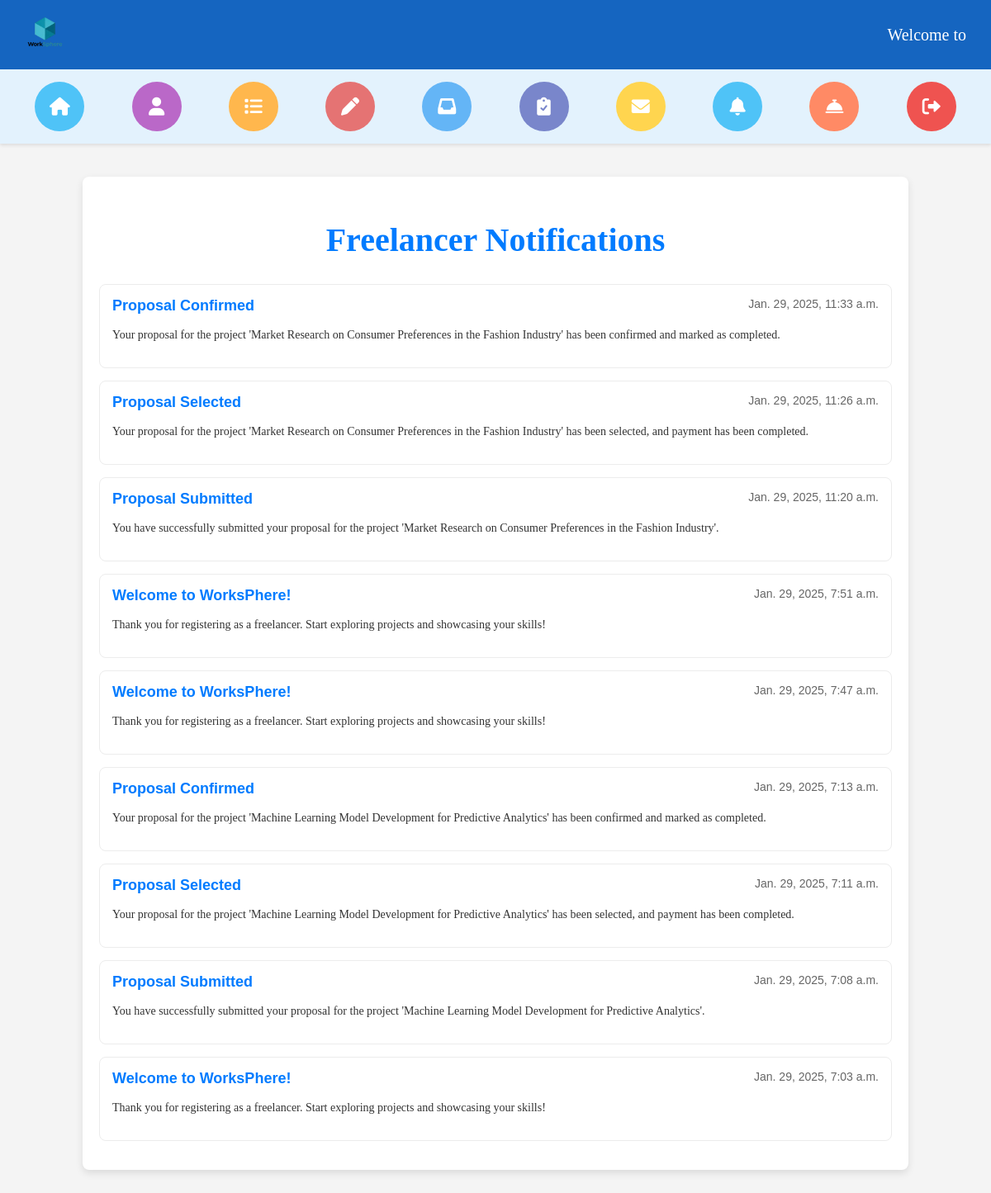
/freelancer/freelancer_notification/ (signed in), run on the app's committed database.
### notification/models.py (models this page shows, shortened)
class Notification(models.Model):
    NOTIFICATION_TYPES = [
        ('admin', 'Admin'),
        ('client', 'Client'),
        ('freelancer', 'Freelancer'),
    ]
    title = models.CharField(max_length=255)
    message = models.TextField()
    notification_type = models.CharField(choices=NOTIFICATION_TYPES, max_length=50)
    username = models.CharField(max_length=50, null=True)
    is_read = models.BooleanField(default=False)
    created_at = models.DateTimeField(auto_now_add=True)

### freelancer/views.py (the view)
# urls.py: path('freelancer_notification/', views.freelancer_notification, name='freelancer_notification'),
def freelancer_notification(request):
    username = request.session.get('logged_user')
    role = request.session.get('role')  # e.g., 'ADMIN', 'CLIENT', 'FREELANCER'
    if role == 'ADMIN':
        notifications = Notification.objects.filter(notification_type='admin').order_by('-created_at')
    elif role == 'CLIENT':
        notifications = Notification.objects.filter(notification_type='client',).order_by('-created_at')
    elif role == 'FREELANCER':
        notifications = Notification.objects.filter(notification_type='freelancer').order_by('-created_at')
    else:
        return redirect('login')
    context = {
        'notifications': notifications,
    }
    return render(request, 'freelancer_notification.html',context)

### freelancer/templates/freelancer_notification.html (shortened to what this page needs)
{% extends 'freelancer_header_2.html' %}
{% block content %}
<div class="container">
    <div class="notifications-container">
        <h2 class="notifications-title">Freelancer Notifications</h2>
        {% for notification in notifications %}
        <div class="notification-item">
            <div class="notification-header">
                <strong class="notification-title">{{ notification.title }}</strong>
                <span class="notification-date">{{ notification.created_at }}</span>
            </div>
            <p class="notification-message">{{ notification.message }}</p>
        </div>
        {% empty %}
        <div class="no-notifications">
            <p>No notifications available.</p>
        </div>
        {% endfor %}
    </div>
</div>
{% endblock %}

### freelancer/templates/freelancer_notification.html (style rules this page uses)
.container { max-width: 1000px; margin: 40px auto; padding: 0 20px; }
.notifications-title { font-size: 40px; font-family: Candara; color: #007bff; text-align: center; margin-bottom: 30px; }
.notifications-container { background-color: #fff; padding: 20px; border-radius: 8px; box-shadow: 0 4px 10px rgba(0, 0, 0, 0.1); }
.notification-item { padding: 15px; border: 1px solid #ececec; margin-bottom: 15px; border-radius: 8px; transition: background-color 0.3s ease; }
.notification-header { display: flex; justify-content: space-between; margin-bottom: 10px; }
.notification-title { font-size: 18px; font-family: 'Candara', sans-serif; color: #007bff; }
.notification-date { font-size: 14px; color: #666; font-family: 'Verdana', sans-serif; }
.notification-message { font-size: 14px; color: #333; font-family: Verdana; line-height: 1.5; }

### data on the page
Notification: title "Proposal Confirmed", created_at "Jan. 29, 2025, 11:33 a.m.", message "Your proposal for the project 'Market Research on Consumer Preferences in the Fashion Industry' has been confirmed and marked as completed."
Notification: title "Proposal Selected", created_at "Jan. 29, 2025, 11:26 a.m.", message "Your proposal for the project 'Market Research on Consumer Preferences in the Fashion Industry' has been selected, and payment has been completed."
Notification: title "Proposal Submitted", created_at "Jan. 29, 2025, 11:20 a.m.", message "You have successfully submitted your proposal for the project 'Market Research on Consumer Preferences in the Fashion Industry'."
Notification: title "Welcome to WorksPhere!", created_at "Jan. 29, 2025, 7:51 a.m.", message "Thank you for registering as a freelancer. Start exploring projects and showcasing your skills!"
Notification: title "Welcome to WorksPhere!", created_at "Jan. 29, 2025, 7:47 a.m.", message "Thank you for registering as a freelancer. Start exploring projects and showcasing your skills!"
Notification: title "Proposal Confirmed", created_at "Jan. 29, 2025, 7:13 a.m.", message "Your proposal for the project 'Machine Learning Model Development for Predictive Analytics' has been confirmed and marked as completed."
Notification: title "Proposal Selected", created_at "Jan. 29, 2025, 7:11 a.m.", message "Your proposal for the project 'Machine Learning Model Development for Predictive Analytics' has been selected, and payment has been completed."
Notification: title "Proposal Submitted", created_at "Jan. 29, 2025, 7:08 a.m.", message "You have successfully submitted your proposal for the project 'Machine Learning Model Development for Predictive Analytics'."
Notification: title "Welcome to WorksPhere!", created_at "Jan. 29, 2025, 7:03 a.m.", message "Thank you for registering as a freelancer. Start exploring projects and showcasing your skills!"
